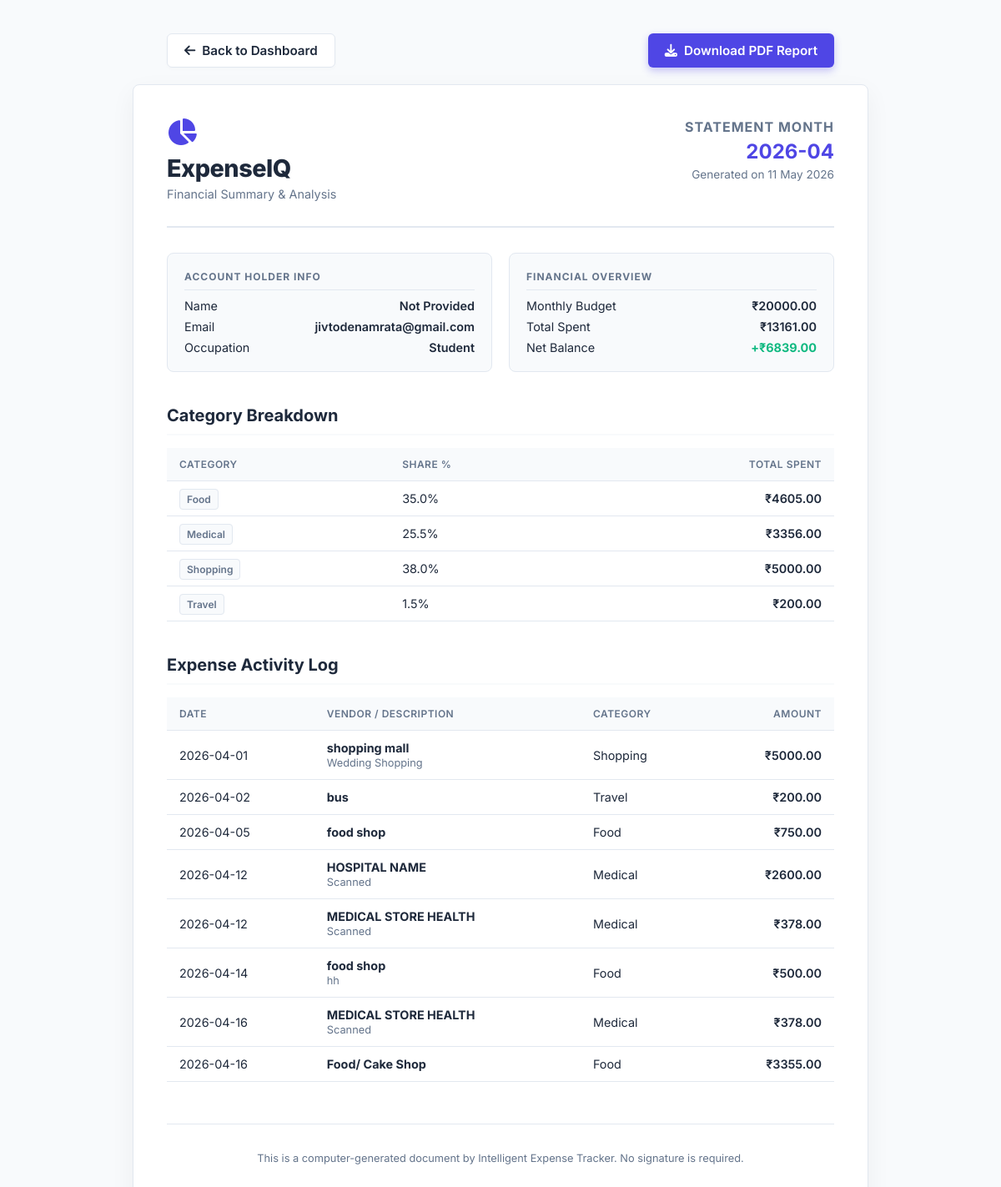
Page /generate_report/2026-04 (signed in) on the committed database.
### tables this page shows
CREATE TABLE users (
    id INTEGER PRIMARY KEY AUTOINCREMENT,
    email TEXT UNIQUE NOT NULL,
    password TEXT NOT NULL
, name TEXT, phone TEXT, photo TEXT, occupation TEXT, age INTEGER, salary REAL);

CREATE TABLE budgets (
    id INTEGER PRIMARY KEY AUTOINCREMENT,
    user_id INTEGER NOT NULL,
    month TEXT NOT NULL,
    amount REAL NOT NULL,
    UNIQUE(user_id, month),
    FOREIGN KEY(user_id) REFERENCES users(id)
);

CREATE TABLE expenses (
    id INTEGER PRIMARY KEY AUTOINCREMENT,
    user_id INTEGER NOT NULL,
    date TEXT NOT NULL,
    month TEXT NOT NULL,
    vendor TEXT NOT NULL,
    amount REAL NOT NULL,
    category TEXT NOT NULL,
    description TEXT,
    FOREIGN KEY(user_id) REFERENCES users(id)
);

### app.py (the view)
@app.route('/generate_report/<month>')
@login_required
def generate_report(month):
    uid = session['user_id']
    spent = database.get_total_spent(uid, month)
    budget = database.get_budget(uid, month)
    cat_data = database.get_category_breakdown(uid, month)
    expenses = database.get_all_expenses(uid, month)
    user_profile = database.get_user_profile(uid)
    return render_template('report.html', month=month, spent=spent, budget=budget, cat_data=cat_data, expenses=expenses, user=user_profile)

### app.py (called while the page is built)
def login_required(f):
    @wraps(f)
    def decorated(*args, **kwargs):
        if 'user_id' not in session:
            flash('Please log in to access this page.', 'danger')
            return redirect(url_for('login'))
        return f(*args, **kwargs)
    return decorated

### database.py (called while the page is built)
def get_db():
    conn = sqlite3.connect(DB_NAME)
    conn.row_factory = sqlite3.Row
    return conn

def get_user_profile(user_id):
    conn = get_db()
    user = conn.execute("SELECT id, email, name, phone, photo, occupation, age FROM users WHERE id = ?", (user_id,)).fetchone()
    conn.close()
    return dict(user) if user else None

def get_all_expenses(user_id, month=None):
    conn = get_db()
    if month:
        expenses = conn.execute("SELECT * FROM expenses WHERE user_id = ? AND month = ? ORDER BY date ASC, id ASC", (user_id, month)).fetchall()
    else:
        expenses = conn.execute("SELECT * FROM expenses WHERE user_id = ? ORDER BY date ASC, id ASC", (user_id,)).fetchall()
    conn.close()
    return [dict(e) for e in expenses]

def get_total_spent(user_id, month):
    conn = get_db()
    total = conn.execute("SELECT SUM(amount) FROM expenses WHERE user_id = ? AND month = ?", (user_id, month)).fetchone()[0]
    conn.close()
    return total if total else 0.0

def get_category_breakdown(user_id, month):
    conn = get_db()
    cats = conn.execute("SELECT category, SUM(amount) as total FROM expenses WHERE user_id = ? AND month = ? GROUP BY category", (user_id, month)).fetchall()
    conn.close()
    return [dict(c) for c in cats]

def get_budget(user_id, month):
    conn = get_db()
    b = conn.execute("SELECT amount FROM budgets WHERE user_id = ? AND month = ?", (user_id, month)).fetchone()
    conn.close()
    return float(b['amount']) if b else 10000.0

### templates/report.html (shortened to what this page needs)
<!DOCTYPE html>
<html lang="en">
<head>
    <link rel="stylesheet" href="https://cdnjs.cloudflare.com/ajax/libs/font-awesome/6.4.0/css/all.min.css">
</head>
<body>
    <div class="controls">
        <a href="{{ url_for('dashboard', month=month) }}" class="btn btn-outline"><i class="fa-solid fa-arrow-left"></i> Back to Dashboard</a>
        <button onclick="downloadPDF()" class="btn btn-primary"><i class="fa-solid fa-download"></i> Download PDF Report</button>
    </div>
    <div id="report-container">
        <div class="report-header">
            <div class="brand-col">
                <i class="fa-solid fa-chart-pie"></i>
                <h1>ExpenseIQ</h1>
                <p>Financial Summary & Analysis</p>
            </div>
            <div class="meta-col">
                <h2>Statement Month</h2>
                <div class="val">{{ month }}</div>
                <div class="sub">Generated on <span id="current-date"></span></div>
            </div>
        </div>
        <div class="details-grid">
            <div class="info-box">
                <div class="box-title">Account Holder Info</div>
                <div class="info-row">
                    <span>Name</span>
                    <span class="val-strong">{{ user.name if user and user.name else 'Not Provided' }}</span>
                </div>
                <div class="info-row">
                    <span>Email</span>
                    <span class="val-strong">{{ user.email if user else 'Not Provided' }}</span>
                </div>
                <div class="info-row">
                    <span>Occupation</span>
                    <span class="val-strong">{{ user.occupation if user and user.occupation else 'Not Provided' }}</span>
                </div>
            </div>
            <div class="info-box">
                <div class="box-title">Financial Overview</div>
                <div class="info-row">
                    <span>Monthly Budget</span>
                    <span class="val-strong">₹{{ "%.2f"|format(budget) }}</span>
                </div>
                <div class="info-row">
                    <span>Total Spent</span>
                    <span class="val-strong {{ 'val-danger' if spent > budget else '' }}">₹{{ "%.2f"|format(spent) }}</span>
                </div>
                <div class="info-row">
                    <span>Net Balance</span>
                    {% if budget > spent %}
                        <span class="val-success">+₹{{ "%.2f"|format(budget - spent) }}</span>
                    {% else %}
                        <span class="val-danger">-₹{{ "%.2f"|format(spent - budget) }}</span>
                    {% endif %}
                </div>
            </div>
        </div>
        <h3 class="section-title">Category Breakdown</h3>
        {% if cat_data %}
        <table>
            <thead>
                <tr>
                    <th>Category</th>
                    <th>Share %</th>
                    <th class="amt">Total Spent</th>
                </tr>
            </thead>
            <tbody>
                {% set ns = namespace(total=0) %}
                {% for c in cat_data %}{% set ns.total = ns.total + c.total %}{% endfor %}
                {% for c in cat_data %}
                <tr>
                    <td><span class="badge">{{ c.category }}</span></td>
                    <td>{{ "%.1f"|format((c.total / ns.total) * 100) }}%</td>
                    <td class="amt">₹{{ "%.2f"|format(c.total) }}</td>
                </tr>
                {% endfor %}
            </tbody>
        </table>
        {% else %}
        <p style="color: var(--text-muted); font-size: 0.9rem; margin-bottom: 40px;">No category data available for this month.</p>
        {% endif %}
        <h3 class="section-title">Expense Activity Log</h3>
        {% if expenses %}
        <table>
            <thead>
                <tr>
                    <th>Date</th>
                    <th>Vendor / Description</th>
                    <th>Category</th>
                    <th class="amt">Amount</th>
                </tr>
            </thead>
            <tbody>
                {% for e in expenses %}
                <tr>
                    <td>{{ e.date }}</td>
                    <td>
                        <strong>{{ e.vendor }}</strong><br>
                        <span style="font-size:0.8rem; color: var(--text-muted);">{{ e.description }}</span>
                    </td>
                    <td>{{ e.category }}</td>
                    <td class="amt">₹{{ "%.2f"|format(e.amount) }}</td>
                </tr>
                {% endfor %}
            </tbody>
        </table>
        {% else %}
        <p style="color: var(--text-muted); font-size: 0.9rem; margin-bottom: 40px;">No expenses recorded for this month.</p>
        {% endif %}
        <div class="report-footer">
            <p>This is a computer-generated document by Intelligent Expense Tracker. No signature is required.</p>
        </div>
    </div>
</body>
</html>

### templates/report.html (style rules this page uses)
:root { --primary: #4f46e5; --success: #10b981; --danger: #ef4444; --text-dark: #1e293b; --text-muted: #64748b; --border: #e2e8f0; --bg-light: #f8fafc; }
body { font-family: 'Inter', sans-serif; background-color: var(--bg-light); color: var(--text-dark); margin: 0; padding: 40px 20px; display: flex; flex-direction: column; align-items: center; }
#report-container { background-color: white; width: 100%; max-width: 800px; box-shadow: 0 10px 30px rgba(0,0,0,0.05); border-radius: 8px; overflow: hidden; border: 1px solid var(--border); padding: 40px; }
.controls { max-width: 800px; width: 100%; display: flex; justify-content: space-between; margin-bottom: 20px; }
.btn { padding: 10px 20px; font-weight: 600; cursor: pointer; border: none; border-radius: 6px; font-family: 'Inter', sans-serif; transition: all 0.2s; display: inline-flex; align-items: center; gap: 8px; text-decoration: none; font-size: 0.95rem; }
.btn-outline { background: white; color: var(--text-dark); border: 1px solid var(--border); box-shadow: 0 2px 4px rgba(0,0,0,0.02); }
.btn-primary { background: var(--primary); color: white; box-shadow: 0 4px 10px rgba(79, 70, 229, 0.3); }
.report-header { display: flex; justify-content: space-between; align-items: flex-start; border-bottom: 2px solid var(--border); padding-bottom: 30px; margin-bottom: 30px; }
.brand-col i { color: var(--primary); font-size: 2rem; margin-bottom: 10px; }
.brand-col h1 { margin: 0; font-size: 1.8rem; font-weight: 800; letter-spacing: -0.5px; }
.brand-col p { margin: 5px 0 0; color: var(--text-muted); font-size: 0.9rem; }
.meta-col { text-align: right; }
.meta-col h2 { color: var(--text-muted); font-size: 1rem; margin: 0 0 5px; text-transform: uppercase; letter-spacing: 1px; }
.meta-col .val { font-size: 1.5rem; font-weight: 700; color: var(--primary); margin:0; }
.meta-col .sub { font-size: 0.85rem; color: var(--text-muted); margin-top: 5px; }
.details-grid { display: grid; grid-template-columns: 1fr 1fr; gap: 20px; margin-bottom: 40px; }
.info-box { background: var(--bg-light); border: 1px solid var(--border); padding: 20px; border-radius: 8px; }
.box-title { font-size: 0.75rem; text-transform: uppercase; font-weight: 700; color: var(--text-muted); letter-spacing: 1px; margin-bottom: 10px; border-bottom: 1px solid var(--border); padding-bottom: 8px; }
.info-row { display: flex; justify-content: space-between; margin-bottom: 8px; font-size: 0.9rem; }
.info-row:last-child { margin-bottom: 0; }
.val-strong { font-weight: 600; color: var(--text-dark); }
.val-success { font-weight: 700; color: var(--success); }
.section-title { font-size: 1.25rem; font-weight: 700; margin: 0 0 15px 0; color: var(--text-dark); border-bottom: 2px solid var(--bg-light); padding-bottom: 10px; }
table { width: 100%; border-collapse: collapse; margin-bottom: 40px; }
th, td { text-align: left; padding: 12px 15px; border-bottom: 1px solid var(--border); font-size: 0.9rem; }
th { background-color: var(--bg-light); color: var(--text-muted); font-weight: 600; text-transform: uppercase; font-size: 0.75rem; letter-spacing: 0.5px; }
td { color: var(--text-dark); }
.amt { text-align: right; font-weight: 600; }
th.amt { text-align: right; }
.badge { padding: 4px 8px; border-radius: 4px; font-size: 0.75rem; font-weight: 600; background: var(--bg-light); border: 1px solid var(--border); color: var(--text-muted); }
.report-footer { text-align: center; border-top: 1px solid var(--border); padding-top: 20px; margin-top: 50px; color: var(--text-muted); font-size: 0.8rem; }

### rows in the picture
users: name "Not Provided", email "jivtodenamrata@gmail.com", occupation "Student"
budgets: amount "20000.00", budget-spent "6839.00"
expenses: category "Shopping", total "38.0", total "5000.00", date "2026-04-01", vendor "shopping mall", description "Wedding Shopping", amount "5000.00"
expenses: category "Travel", total "1.5", total "200.00", date "2026-04-02", vendor "bus", amount "200.00"
expenses: date "2026-04-05", vendor "food shop", category "Food", amount "750.00"
expenses: date "2026-04-12", vendor "HOSPITAL NAME", description "Scanned", category "Medical", amount "2600.00"
expenses: date "2026-04-12", vendor "MEDICAL STORE HEALTH", description "Scanned", category "Medical", amount "378.00"
expenses: date "2026-04-14", vendor "food shop", description "hh", category "Food", amount "500.00"
expenses: date "2026-04-16", vendor "MEDICAL STORE HEALTH", description "Scanned", category "Medical", amount "378.00"
expenses: date "2026-04-16", vendor "Food/ Cake Shop", category "Food", amount "3355.00"

### other values in the picture
{{ month }} "2026-04"
{{ "%.2f"|format(spent) }} "13161.00"
{{ c.category }} "Food" "Medical"
{{ "%.1f"|format((c.total / ns.total) * 100) }} "35.0" "25.5"
{{ "%.2f"|format(c.total) }} "4605.00" "3356.00"
